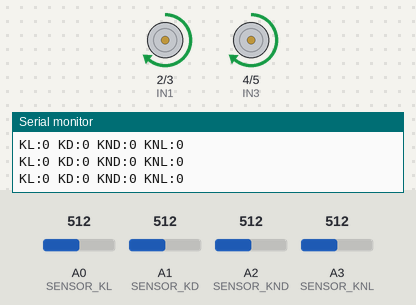
Simulated run of this sketch. Board: Arduino Uno, built with avr-gcc and run on an emulated ATmega328P. Shown: motor-driver pin pairs drawn as motors (green arrow = first pin HIGH = forward, orange = second pin HIGH = backward, longer = more drive, scaled by the enable pin), the last lines printed to the serial monitor. Inputs (shaded band) come from the test bench; at power-on: A0 (SENSOR_KL) = 512, A1 (SENSOR_KD) = 512, A2 (SENSOR_KND) = 512, A3 (SENSOR_KNL) = 512.

Above: at 2.2 s.
2.3 s: A0 (SENSOR_KL) set to 486
At 3.5 s:
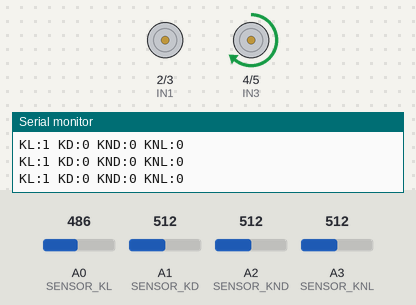
3.8 s: A1 (SENSOR_KD) set to 483
At 4.3 s:
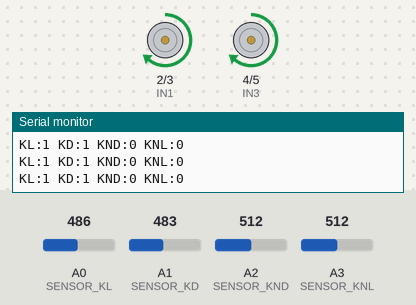
5.3 s: A1 (SENSOR_KD) set to 510
At 5.7 s:
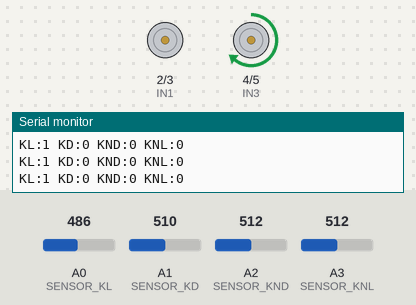
8.3 s: A1 (SENSOR_KD) set to 490
At 9.7 s:
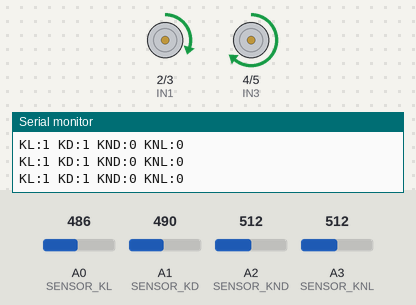
11.3 s: A0 (SENSOR_KL) set to 510
At 12.8 s:
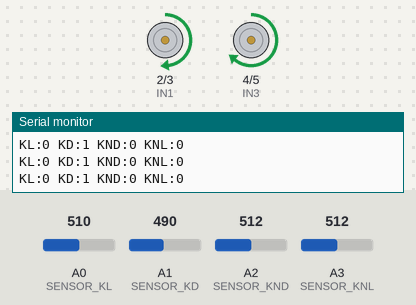
Timing chart, 0 to 14.3 s (numbered marks = the images above; inputs shaded):
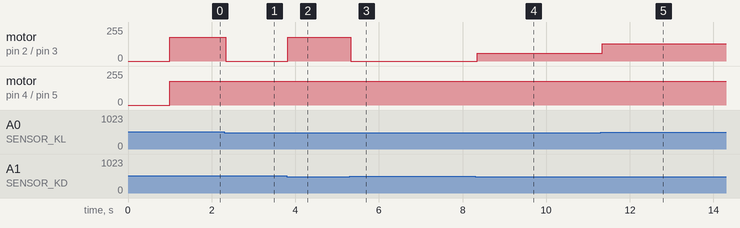

Measured:
- the behaviour switches between 500 and 499 on A0 (SENSOR_KL) (found by bisection; images 0 and 1)
- the behaviour switches between 500 and 499 on A1 (SENSOR_KD) (found by bisection; images 1 and 2)
- after the input at 2.3 s, motor on pin 2 (IN1) / pin 3 (IN2): forward 180/255 → stopped at once
- after the input at 3.8 s, motor on pin 2 (IN1) / pin 3 (IN2): stopped → forward 180/255 at once
- after the input at 5.3 s, motor on pin 2 (IN1) / pin 3 (IN2): forward 180/255 → stopped at once
- after the input at 8.3 s, motor on pin 2 (IN1) / pin 3 (IN2): stopped → forward 60/255 after 0.05 s
- after the input at 11.3 s, motor on pin 2 (IN1) / pin 3 (IN2): forward 60/255 → forward 130/255 at once

The sketch:

lane_follower.ino
```cpp
//  WIRING (sesuaikan dengan koneksi PCB kamu):
//  Sensor IR (output LOW = deteksi garis hitam):
//    Sensor Kiri-Luar  -> PIN A0
//    Sensor Kiri-Dalam -> PIN A1
//    Sensor Kanan-Dalam-> PIN A2
//    Sensor Kanan-Luar -> PIN A3
//
//  L293D Motor Driver:
//    IN1 (Motor Kiri Forward)  -> PIN 2
//    IN2 (Motor Kiri Backward) -> PIN 3
//    IN3 (Motor Kanan Forward) -> PIN 4
//    IN4 (Motor Kanan Backward)-> PIN 5
//    ENA (Enable Motor Kiri)   -> PIN 9  (PWM)
//    ENB (Enable Motor Kanan)  -> PIN 10 (PWM)

#define SENSOR_KL  A0
#define SENSOR_KD  A1
#define SENSOR_KND A2
#define SENSOR_KNL A3
#define IN1  2
#define IN2  3
#define IN3  4
#define IN4  5
#define ENA  9
#define ENB  10
#define THRESHOLD    500
#define SPEED_NORMAL 180
#define SPEED_BELOK  130
#define SPEED_TAJAM  60
bool sensorKL, sensorKD, sensorKND, sensorKNL;

void setup() {
  Serial.begin(9600);

  // Motor pins
  pinMode(IN1, OUTPUT);
  pinMode(IN2, OUTPUT);
  pinMode(IN3, OUTPUT);
  pinMode(IN4, OUTPUT);
  pinMode(ENA, OUTPUT);
  pinMode(ENB, OUTPUT);

  berhenti();
  delay(1000);
  Serial.println("Lane Follower Siap!");
}

void loop() {
  bacaSensor();
  cetakDebug();
  ikutiGaris();
}

void bacaSensor() {
  sensorKL  = (analogRead(SENSOR_KL)  < THRESHOLD);  // true = deteksi garis
  sensorKD  = (analogRead(SENSOR_KD)  < THRESHOLD);
  sensorKND = (analogRead(SENSOR_KND) < THRESHOLD);
  sensorKNL = (analogRead(SENSOR_KNL) < THRESHOLD);
}


void ikutiGaris() {
  // Berhenti di persimpangan / ujung track
  if (sensorKL && sensorKD && sensorKND && sensorKNL) {
    berhenti();
    return;
  }

  // Lurus sempurna
  if (!sensorKL && sensorKD && sensorKND && !sensorKNL) {
    maju(SPEED_NORMAL, SPEED_NORMAL);
  }
  // Tidak ada sensor aktif (keluar garis), lanjut maju
  else if (!sensorKL && !sensorKD && !sensorKND && !sensorKNL) {
    maju(SPEED_NORMAL, SPEED_NORMAL);
  }
  // Belok kiri halus (hanya sensor kiri dalam aktif)
  else if (!sensorKL && sensorKD && !sensorKND && !sensorKNL) {
    maju(SPEED_BELOK, SPEED_NORMAL);
  }
  // Belok kiri tajam
  else if (sensorKL && sensorKD && !sensorKND && !sensorKNL) {
    maju(SPEED_TAJAM, SPEED_NORMAL);
  }
  // Belok kiri sangat tajam
  else if (sensorKL && !sensorKD && !sensorKND && !sensorKNL) {
    maju(0, SPEED_NORMAL);
  }
  // Belok kanan halus (hanya sensor kanan dalam aktif)
  else if (!sensorKL && !sensorKD && sensorKND && !sensorKNL) {
    maju(SPEED_NORMAL, SPEED_BELOK);
  }
  // Belok kanan tajam
  else if (!sensorKL && !sensorKD && sensorKND && sensorKNL) {
    maju(SPEED_NORMAL, SPEED_TAJAM);
  }
  // Belok kanan sangat tajam
  else if (!sensorKL && !sensorKD && !sensorKND && sensorKNL) {
    maju(SPEED_NORMAL, 0);
  }
  // Default: maju
  else {
    maju(SPEED_NORMAL, SPEED_NORMAL);
  }
}

void maju(int kecepatanKiri, int kecepatanKanan) {
  // Motor Kiri maju
  digitalWrite(IN1, HIGH);
  digitalWrite(IN2, LOW);
  analogWrite(ENA, kecepatanKiri);

  // Motor Kanan maju
  digitalWrite(IN3, HIGH);
  digitalWrite(IN4, LOW);
  analogWrite(ENB, kecepatanKanan);
}

// Mundur
void mundur(int kecepatanKiri, int kecepatanKanan) {
  digitalWrite(IN1, LOW);
  digitalWrite(IN2, HIGH);
  analogWrite(ENA, kecepatanKiri);

  digitalWrite(IN3, LOW);
  digitalWrite(IN4, HIGH);
  analogWrite(ENB, kecepatanKanan);
}

// Berhenti total
void berhenti() {
  digitalWrite(IN1, LOW);
  digitalWrite(IN2, LOW);
  digitalWrite(IN3, LOW);
  digitalWrite(IN4, LOW);
  analogWrite(ENA, 0);
  analogWrite(ENB, 0);
}

void cetakDebug() {
  Serial.print("KL:");  Serial.print(sensorKL);
  Serial.print(" KD:"); Serial.print(sensorKD);
  Serial.print(" KND:");Serial.print(sensorKND);
  Serial.print(" KNL:");Serial.println(sensorKNL);
}
```
